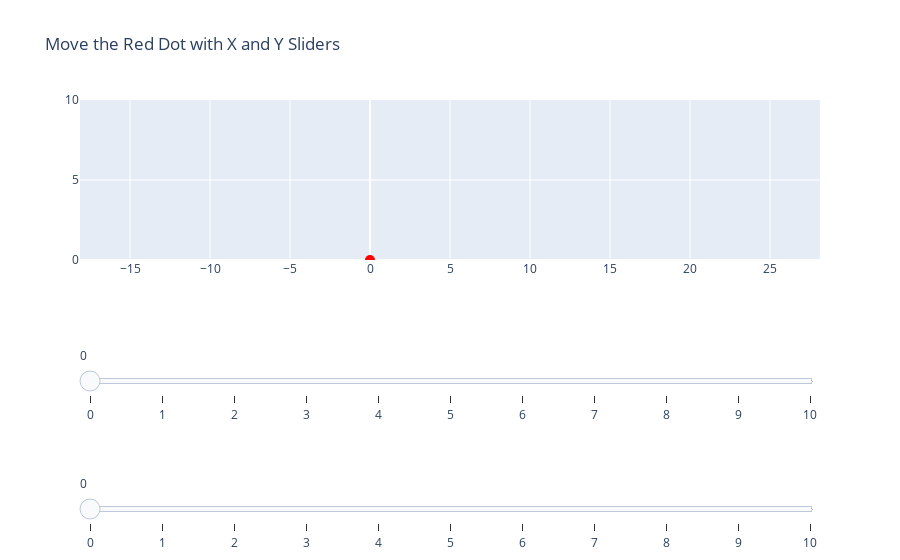

Here is the notebook cell this chart was saved with:
### Code cell
import plotly.graph_objects as go

class XYSliderPlot:
    def __init__(self, x_range=(0, 10), y_range=(0, 10)):
        """
        Initializes the plot with separate x and y ranges for two independent sliders.

        Parameters:
        - x_range: tuple, range of x values for the horizontal slider
        - y_range: tuple, range of y values for the vertical slider
        """
        self.x_vals = list(range(x_range[0], x_range[1] + 1))
        self.y_vals = list(range(y_range[0], y_range[1] + 1))
        self.fig = go.Figure()
        

        self._add_initial_trace()
        self._add_sliders()

    def _add_initial_trace(self):
        """
        Adds the initial red dot to the plot at the starting x, y position.
        """
        self.dot = go.Scatter(
            x=[self.x_vals[0]],
            y=[self.y_vals[0]],
            mode='markers',
            marker=dict(size=10, color='red'),
            name="Red Dot"
        )
        self.fig.add_trace(self.dot)

    def _add_sliders(self):
        """
        Adds two independent sliders:
        - One for controlling x (horizontal slider)
        - One for controlling y (vertical slider)
        Each slider updates the dot's position.
        """
        # Steps for the x-axis slider
        x_steps = [
            dict(
                method='update',
                args=[{'x': [[self.x_vals[i]]], 'y': [self.y_vals[0]]}, []],
                label=str(self.x_vals[i])
            ) for i in range(len(self.x_vals))
        ]

        # Steps for the y-axis slider
        y_steps = [
            dict(
                method='update',
                args=[{'x': [self.x_vals[0]], 'y': [[self.y_vals[i]]]}, []],
                label=str(self.y_vals[i])
            ) for i in range(len(self.y_vals))
        ]

        # Add sliders to the layout using the proper structure
        self.fig.update_layout(
            sliders=[
                dict(
                    steps=x_steps,
                    active=0,
                    x=0, y=-1, 
                    xanchor="left", yanchor="bottom",  # Positioning x-slider at the bottom center
                    name="x-slider"
                ),
                dict(
                    steps=y_steps,
                    active=0,
                    x=0, y=-1.5, 
                    xanchor="left", yanchor="middle",  # Positioning y-slider to the right center
                    name="y-slider"
                )
            ],
            title="Move the Red Dot with X and Y Sliders",
            xaxis=dict(
                scaleanchor="y",  # This ensures the x-axis and y-axis have the same scale
                range=[min(self.x_vals), max(self.x_vals)]
            ),
            yaxis=dict(
                scaleanchor="x",  # Link the y-axis to the x-axis
                range=[min(self.y_vals), max(self.y_vals)]
            ),
            showlegend=False
        )

    def show(self):
        """
        Displays the interactive plot in a notebook or exported HTML (e.g. Quarto).
        """
        # self.fig.show()
        
        pio.show(self.fig)



# Create and show the plot
plot = XYSliderPlot()
plot.show()

### Figure 1 — Plotly figure (JSON) as saved in the notebook; plotly's stock layout.template omitted (floating-point values rounded to 4 significant figures)
{"data": [{"marker": {"color": "red", "size": 10}, "mode": "markers", "name": "Red Dot", "type": "scatter", "x": [0], "y": [0]}], "layout": {"showlegend": false, "sliders": [{"active": 0, "name": "x-slider", "steps": [{"args": [{"x": [[0]], "y": [0]}, []], "label": "0", "method": "update"}, {"args": [{"x": [[1]], "y": [0]}, []], "label": "1", "method": "update"}, {"args": [{"x": [[2]], "y": [0]}, []], "label": "2", "method": "update"}, {"args": [{"x": [[3]], "y": [0]}, []], "label": "3", "method": "update"}, {"args": [{"x": [[4]], "y": [0]}, []], "label": "4", "method": "update"}, {"args": [{"x": [[5]], "y": [0]}, []], "label": "5", "method": "update"}, {"args": [{"x": [[6]], "y": [0]}, []], "label": "6", "method": "update"}, {"args": [{"x": [[7]], "y": [0]}, []], "label": "7", "method": "update"}, {"args": [{"x": [[8]], "y": [0]}, []], "label": "8", "method": "update"}, {"args": [{"x": [[9]], "y": [0]}, []], "label": "9", "method": "update"}, {"args": [{"x": [[10]], "y": [0]}, []], "label": "10", "method": "update"}], "x": 0, "xanchor": "left", "y": -1, "yanchor": "bottom"}, {"active": 0, "name": "y-slider", "steps": [{"args": [{"x": [0], "y": [[0]]}, []], "label": "0", "method": "update"}, {"args": [{"x": [0], "y": [[1]]}, []], "label": "1", "method": "update"}, {"args": [{"x": [0], "y": [[2]]}, []], "label": "2", "method": "update"}, {"args": [{"x": [0], "y": [[3]]}, []], "label": "3", "method": "update"}, {"args": [{"x": [0], "y": [[4]]}, []], "label": "4", "method": "update"}, {"args": [{"x": [0], "y": [[5]]}, []], "label": "5", "method": "update"}, {"args": [{"x": [0], "y": [[6]]}, []], "label": "6", "method": "update"}, {"args": [{"x": [0], "y": [[7]]}, []], "label": "7", "method": "update"}, {"args": [{"x": [0], "y": [[8]]}, []], "label": "8", "method": "update"}, {"args": [{"x": [0], "y": [[9]]}, []], "label": "9", "method": "update"}, {"args": [{"x": [0], "y": [[10]]}, []], "label": "10", "method": "update"}], "x": 0, "xanchor": "left", "y": -1.5, "yanchor": "middle"}], "title": {"text": "Move the Red Dot with X and Y Sliders"}, "xaxis": {"range": [0, 10], "scaleanchor": "y"}, "yaxis": {"range": [0, 10], "scaleanchor": "x"}}}
